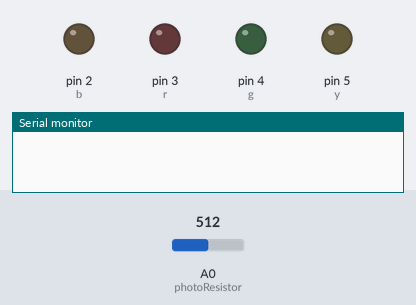
The sketch below on a simulated Arduino Uno, built with avr-gcc and run on an emulated ATmega328P. On the bench: output pins drawn as LEDs (lit = HIGH), the last lines printed to the serial monitor. Inputs (shaded band) come from the test bench; at power-on: A0 (photoResistor) = 512.

Above: at 0.3 s.
At 0.85 s:
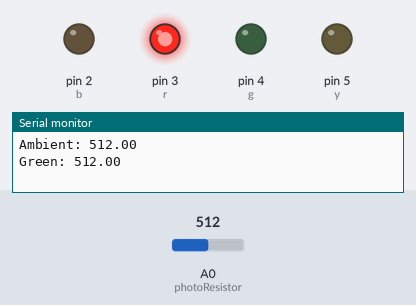
At 1.05 s:
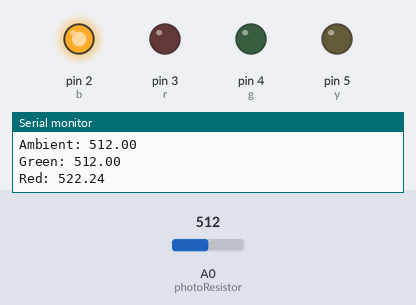
At 2.65 s:
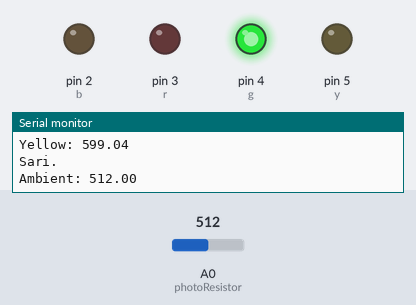
At 3.85 s:
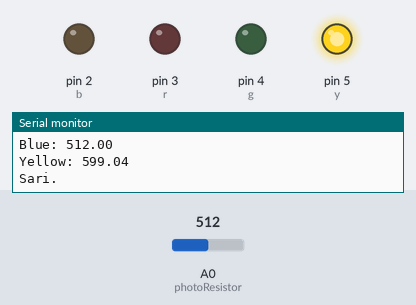
Timing chart, 0 to 4.6 s (numbered marks = the images above):
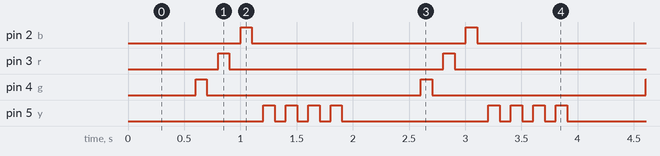

Measured:
- by itself, pin 2 (b), pin 3 (r), pin 4 (g): alternates HIGH for 0.10 s and LOW for 1.9 s
- by itself, pin 5 (y): repeats every 2.0 s: 3 × (LOW 0.10 s, HIGH 0.10 s), LOW 1.3 s, HIGH 0.10 s

The sketch:

ProjeRenkSensoru.ino
```cpp
//Pins
int photoResistor = 0;

int b = 2;
int r = 3;
int g = 4;
int y = 5;


double bAdj = 1.0;
double rAdj = 1.02;
double gAdj = 1.0;
double yAdj = 1.17;
double ambientAdj = 1.0;

void setup()
{
  pinMode(g, OUTPUT);
  pinMode(y, OUTPUT);
  pinMode(b, OUTPUT);
  pinMode(r, OUTPUT);
  pinMode(photoResistor, OUTPUT);
  Serial.begin(9600);
}

void loop()
{
    allOff();
    delay(100);
    asses(100,100);
}

void allOff()
{
    digitalWrite(g, LOW);
    digitalWrite(y, LOW);
    digitalWrite(r, LOW);
    digitalWrite(b, LOW);
}

void allOn()
{
    digitalWrite(g, HIGH);
    digitalWrite(y, HIGH);
    digitalWrite(r, HIGH);
    digitalWrite(b, HIGH);
}

void pulse(int colour)
{
   for(int i=0;i<3;i++)
   {
      digitalWrite(colour, HIGH);
      delay(100);
      digitalWrite(colour, LOW);
      delay(100);
   }
}


void asses(int colldownTime, int saturationTime)
{

    delay(500);
    double ambient = analogRead(photoResistor);
    Serial.print("Ambient: ");
    Serial.println(ambient*ambientAdj);

    digitalWrite(g, HIGH);
    delay(saturationTime);
    double green = analogRead(photoResistor);
    Serial.print("Green: ");
    Serial.println(green*gAdj);
    digitalWrite(g, LOW);
    delay(colldownTime);

    digitalWrite(r, HIGH);
    delay(saturationTime);
    double red = analogRead(photoResistor);
    Serial.print("Red: ");
    Serial.println(red*rAdj);
    digitalWrite(r, LOW);
    delay(colldownTime);

    digitalWrite(b, HIGH);
    delay(saturationTime);
    double blue = analogRead(photoResistor);
    Serial.print("Blue: ");
    Serial.println(blue*bAdj);
    digitalWrite(b, LOW);
    delay(colldownTime);

    digitalWrite(y, HIGH);
    delay(saturationTime);
    double yellow = analogRead(photoResistor);
    Serial.print("Yellow: ");
    Serial.println(yellow*yAdj);
    digitalWrite(y, LOW);
    delay(colldownTime);

    double rawData[] = {(green*gAdj), (red*rAdj), (blue*bAdj), (yellow*yAdj)};
    double maximum = ambient*ambientAdj;
    int decision;

    for (int i=0; i<4; i++)
    {
       if (maximum<rawData[i])
      {
          maximum = rawData[i];
          decision = i+1;
      }
    }

    Serial.println("");

    if(decision == 0)
    {
       Serial.println("Herhangi bir nesne bulunmadi.");
       allOn();
       delay(1000);
       allOff();
    }
    else if(decision == 1)
    {
       Serial.println("Yesil.");
       pulse(g);
    }
    else if(decision == 2)
    {
       Serial.println("Kirmizi.");
       pulse(r);
    }
    else if(decision == 3)
    {
       Serial.println("Mavi.");
       pulse(b);
    }
    else if(decision == 4)
    {
       Serial.println("Sari.");
       pulse(y);
    }
    Serial.println("");

}
```
